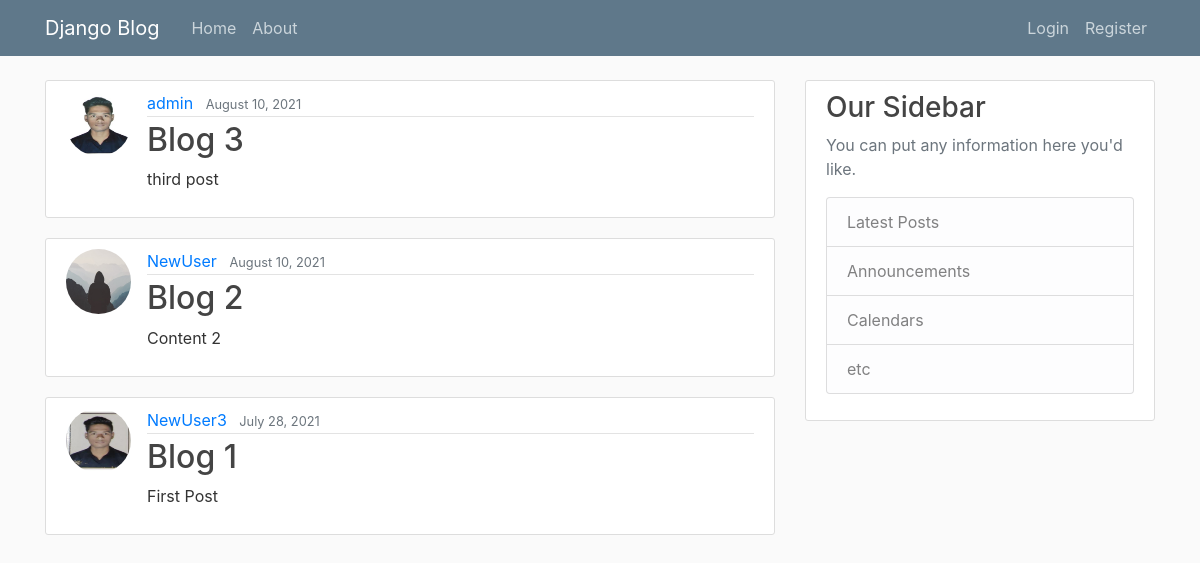
The page / on the database its author committed.
### blog/models.py (models this page shows, shortened)
class Post(models.Model):
    title = models.CharField(max_length=100)
    content = models.TextField()
    date_posted = models.DateTimeField(default=timezone.now)
    author = models.ForeignKey(User, on_delete=models.CASCADE)

### users/models.py (models this page shows, shortened)
class Profile(models.Model):
    user = models.OneToOneField(User, on_delete=models.CASCADE)
    image = models.ImageField(default='default.jpg', upload_to='profile_pics')

### blog/views.py (the view)
# urls.py: path('', PostListView.as_view(), name='blog-home'),
class PostListView(ListView):
    model = Post
    template_name = 'blog/home.html'  # <app>/<model>_<viewtype>.html
    context_object_name = 'posts'
    ordering = ['-date_posted']
    paginate_by = 5

### blog/templates/blog/home.html
{% extends "blog/base.html" %}
{% block content %}
    {% for post in posts %}
        <article class="media content-section">
          <img class="rounded-circle article-img" src="{{ post.author.profile.image.url }}">
          <div class="media-body">
            <div class="article-metadata">
              <a class="mr-2" href="#">{{ post.author }}</a>
              <small class="text-muted">{{ post.date_posted|date:"F d, Y" }}</small>
            </div>
            <h2><a class="article-title" href="{% url 'post-detail' post.id %}">{{ post.title }}</a></h2>
            <p class="article-content">{{ post.content }}</p>
          </div>
        </article>
    {% endfor %}
{% endblock content %}

### blog/static/blog/main.css (style rules this page uses)
body { background: #fafafa; color: #333333; margin-top: 5rem; }
h1, h2, h3, h4, h5, h6 { color: #444444; }
.content-section { background: #ffffff; padding: 10px 20px; border: 1px solid #dddddd; border-radius: 3px; margin-bottom: 20px; }
.article-title { color: #444444; }
.article-content { white-space: pre-line; }
.article-img { height: 65px; width: 65px; margin-right: 16px; }
.article-metadata { padding-bottom: 1px; margin-bottom: 4px; border-bottom: 1px solid #e3e3e3 }

### rows shown on the page
Post: author.profile.image (picture), author "admin", date_posted "August 10, 2021", title "Blog 3", content "third post"
Post: author.profile.image (placeholder picture), author "NewUser", date_posted "August 10, 2021", title "Blog 2", content "Content 2"
Post: author.profile.image (picture), author "NewUser3", date_posted "July 28, 2021", title "Blog 1", content "First Post"
